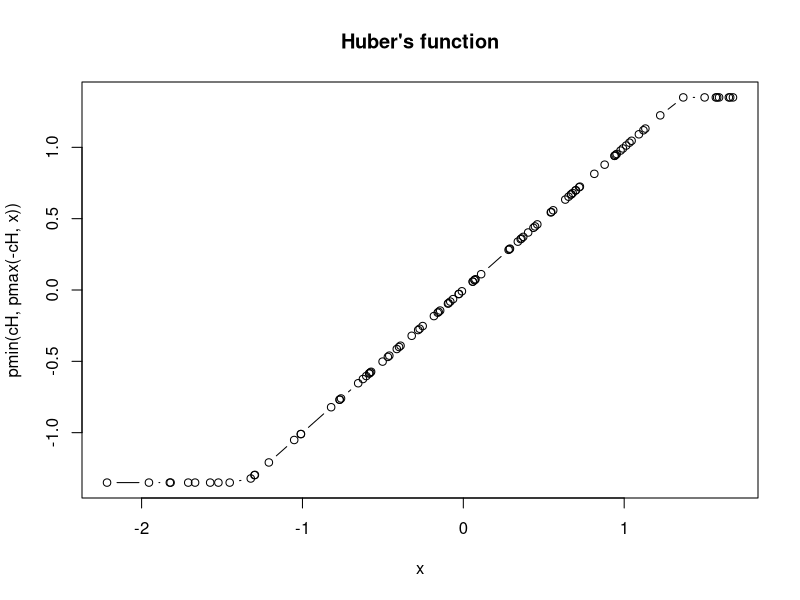
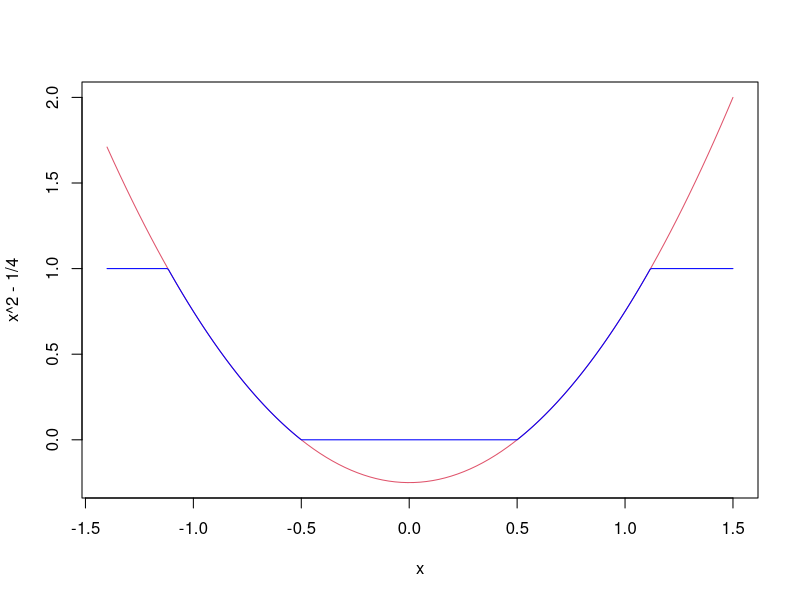
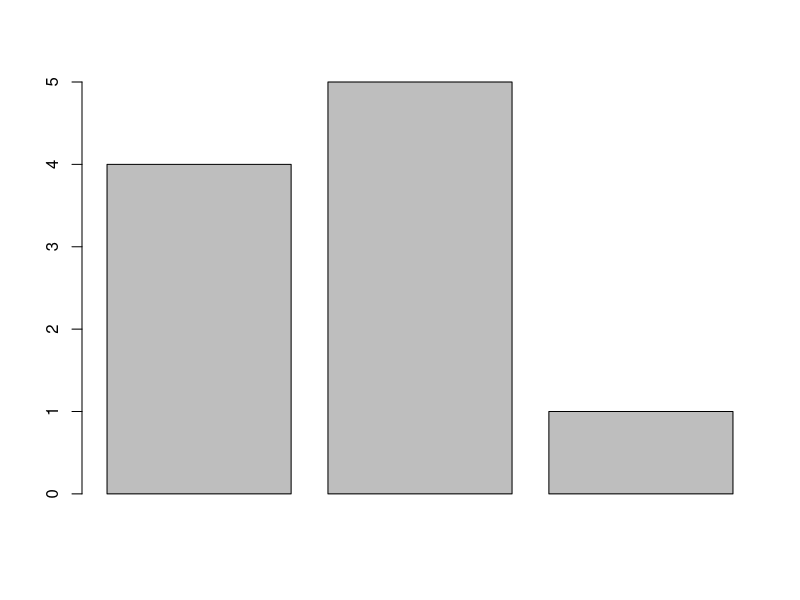
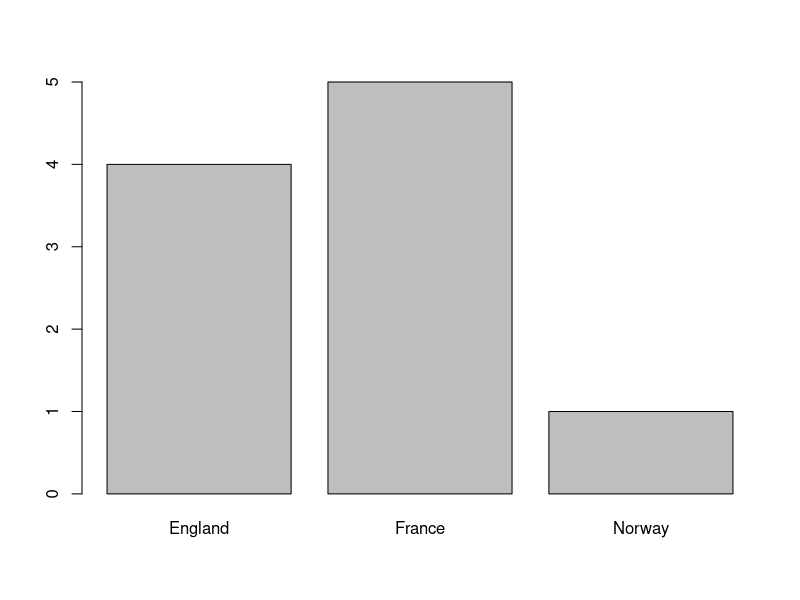
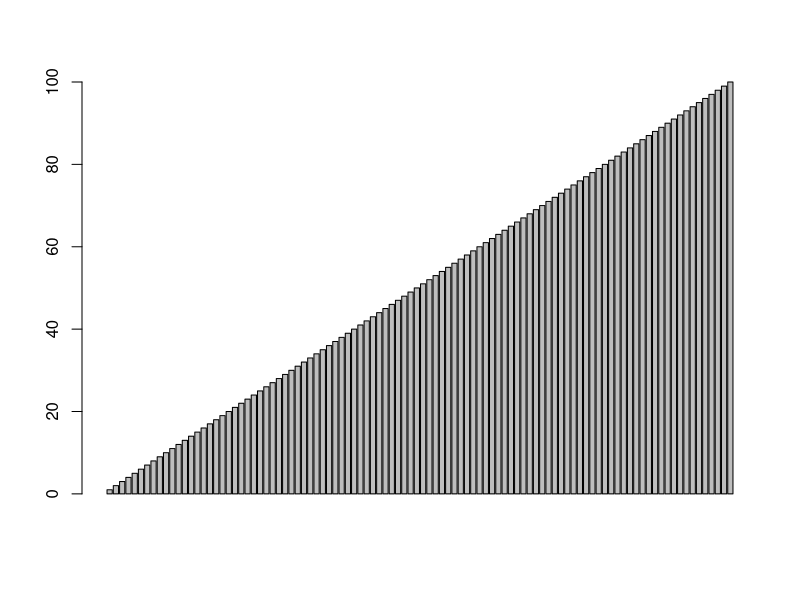
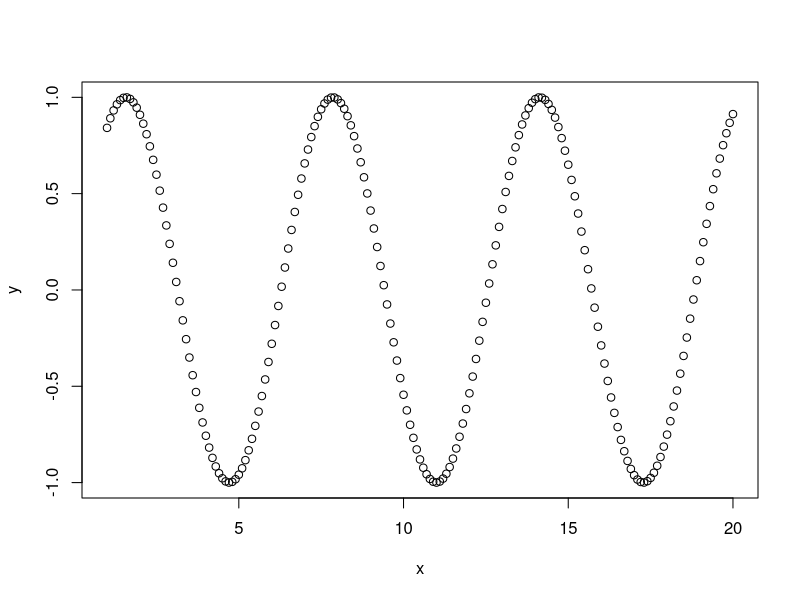
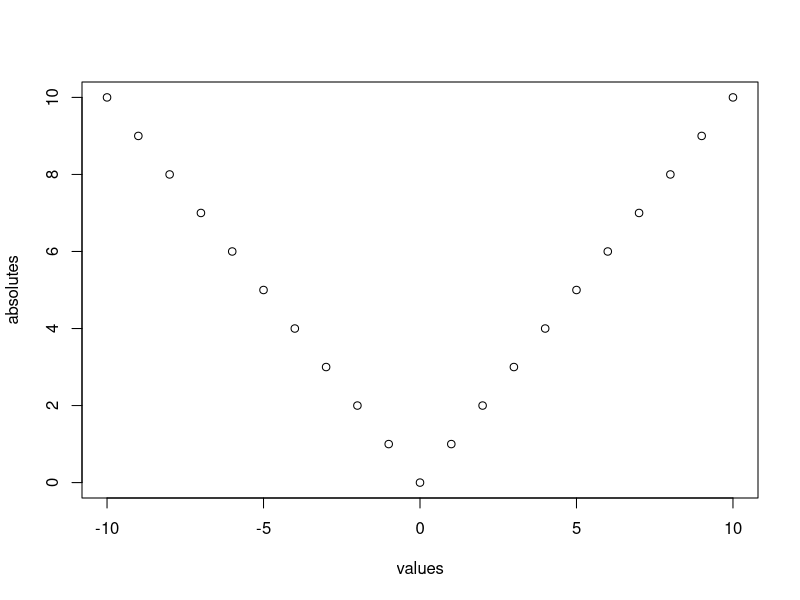
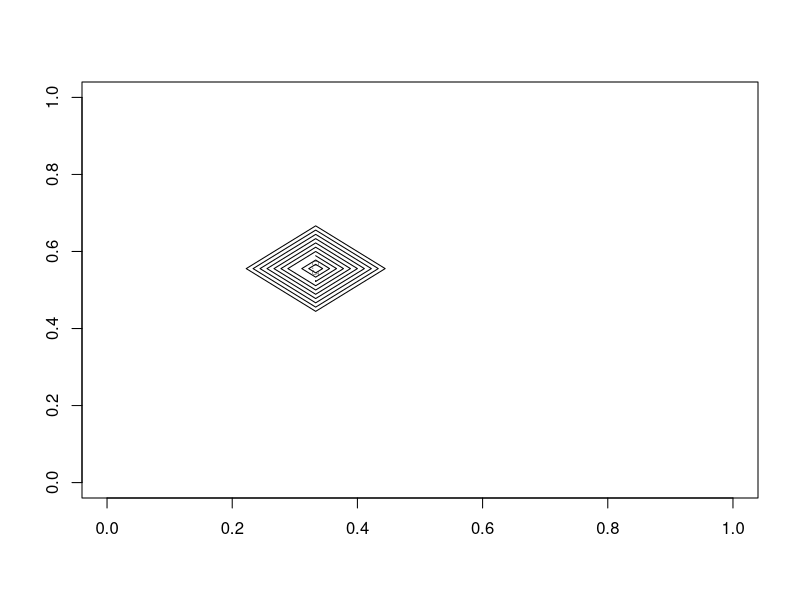

These figures' R source, in order:
# tryR
# 学沫联盟
# 20151006
###########chapter1############
###########Expressions1.1############
1 + 1 
"Arr, matey!"
6*7

###########Expressions1.2############
3 < 4
2 + 2 == 5
T == TRUE

###########Expressions1.3############
x <- 42
x / 2
x <- "Arr, matey!"
x
x <- TRUE

###########Expressions1.4############
sum(1, 3, 5)
rep("Yo ho!", times = 3)
sqrt(16)

###########Expressions1.5############
help(sum)
example(min)
help(rep)

###########Expressions1.6############
list.files()
#source("bottle1.R")
#source("bottle2.R")
?source
###########chapter2############
###########Expressions2.1############
c(4, 7, 9)
c('a', 'b', 'c')
c(1, TRUE, "three")

###########Expressions2.2############
5:9
seq(5, 9)
seq(5, 9, 0.5)
9:5

###########Expressions2.3############
sentence <- c('walk', 'the', 'plank')
sentence[3]
sentence[1]
sentence[3] <- "dog"
sentence[4] <- 'to'
sentence[c(1, 3)]
sentence[2:4]
sentence[5:7] <- c('the', 'poop', 'deck')
sentence[6]

###########Expressions2.4############
ranks <- 1:3
names(ranks) <- c("first", "second", "third")
ranks
ranks["first"]
ranks["third"] <- 4

###########Expressions2.5############
vesselsSunk <- c(4, 5, 1)
barplot(vesselsSunk)
names(vesselsSunk) <- c("England", "France", "Norway")
barplot(vesselsSunk)
barplot(1:100)

###########Expressions2.6############
a <- c(1, 2, 3)
a + 1
a / 2
a*2
b <- c(4, 5, 6)
a + b
a-b
a == c(1, 99, 3)
a<c(1,99,3)
sin(a)
sqrt(a)

###########Expressions2.7############
x <- seq(1, 20, 0.1)
y <- sin(x)
plot(x, y)
values <- -10:10
absolutes <- abs(values)
plot(values, absolutes)

###########Expressions2.8############
a <- c(1, 3, NA, 7, 9)
sum(a)
help(sum)
sum(a, na.rm = TRUE)


###########chapter3############
###########Expressions3.1############
matrix(0, 3, 4)
a <- 1:12
print(a)
matrix(a, 3, 4)
plank <- 1:8
dim(plank) <- c(2, 4)
print(plank)
matrix(1, 5, 5)

###########Expressions3.2############
print(plank)
plank[2, 3]
plank[1, 4]
plank[1, 4] <- 0
plank[2,]
plank[, 4]
plank[, 2:4]

###########Expressions3.3############
elevation <- matrix(1, 10, 10)
elevation[4, 6] <- 0
contour(elevation)
persp(elevation)
persp(elevation, expand=0.2)
contour(volcano)
persp(volcano, expand=0.2)
image(volcano)


###########chapter4############
###########Expressions4.1############
limbs <- c(4, 3, 4, 3, 2, 4, 4, 4)
names(limbs) <- c('One-Eye', 'Peg-Leg', 'Smitty', 'Hook', 'Scooter', 'Dan', 'Mikey', 'Blackbeard')
mean(limbs)
barplot(limbs)
abline(h = mean(limbs))

###########Expressions4.2############
limbs <- c(4, 3, 4, 3, 2, 4, 4, 14)
names(limbs) <- c('One-Eye', 'Peg-Leg', 'Smitty', 'Hook', 
                  'Scooter', 'Dan', 'Mikey', 'Davy Jones')
mean(limbs)
barplot(limbs)
abline(h = mean(limbs))
median(limbs)
abline(h = median(limbs))

###########Expressions4.3############
pounds <- c(45000, 50000, 35000, 40000, 35000, 45000, 10000, 15000)
barplot(pounds)
meanValue <- mean(pounds)
abline(h = meanValue)
deviation <- sd(pounds)
abline(h = meanValue + deviation)
abline(h = meanValue - deviation)
